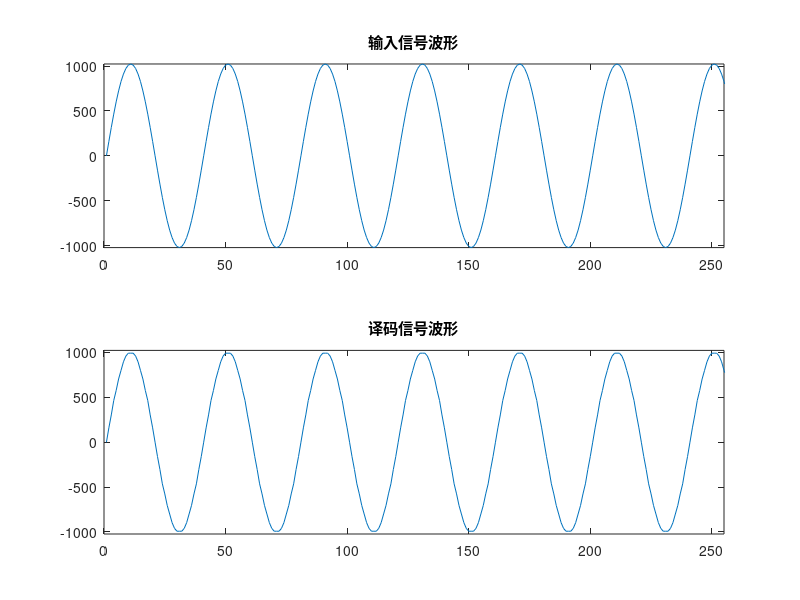

MATLAB code for this plot:
%%%%%%%%%%%%%%%%%%%%%%%%%%%%%%%%%%%%%%%%%%%%%%%%%%%%%%%%%%%%%%%%%%%%%%%%%%%%%%%%%%%%
% A律非均匀PCM编译码程序
%%%%%%%%%%%%%%%%%%%%%%%%%%%%%%%%%%%%%%%%%%%%%%%%%%%%%%%%%%%%%%%%%%%%%%%%%%%%%%%%%%%%
clc;
clear;

fs=32000;
LEN_SIG=1024;
t=1/fs*(0:LEN_SIG-1);

SCALE_SHIFT=10;
SCALE_PCM=2^SCALE_SHIFT-1;

LEN_VIEW=256;
View_X=[1:LEN_VIEW];

%---------------------------------------------------
%   Source Data
%---------------------------------------------------
SrcSignal=round(SCALE_PCM*sin(2*pi*800*t));  %  800Hz;
figure(1);
subplot(2,1,1);plot(View_X,SrcSignal(View_X));
axis([0 LEN_VIEW-1 -SCALE_PCM SCALE_PCM]);
title('输入信号波形');

%---------------------------------------------------
%   A律非均匀PCM编码
%---------------------------------------------------
for i = 1 : LEN_SIG
    if SrcSignal(i) > 0
        out(i,1) = 0 ;
    else 
        out(i,1) = 1 ;
    end
        
    if abs(SrcSignal(i)) >= 0 & abs(SrcSignal(i)) < 16
        out(i,2) = 0;
        out(i,3) = 0;
        out(i,4) = 0;
        step = 1;
        st = 0;
    elseif 16 <= abs(SrcSignal(i)) & abs(SrcSignal(i)) < 32 
        out(i,2) = 0;
        out(i,3) = 0;
        out(i,4) = 1;
        step = 1;
        st = 16;
    elseif 32 <= abs(SrcSignal(i)) & abs(SrcSignal(i)) < 64 
        out(i,2) = 0;
        out(i,3) = 1;
        out(i,4) = 0;
        step = 2;
        st = 32;
    elseif 64 <= abs(SrcSignal(i)) & abs(SrcSignal(i)) < 128 
        out(i,2) = 0;
        out(i,3) = 1;
        out(i,4) = 1;
        step = 4;
        st = 64;
    elseif 128 <= abs(SrcSignal(i)) & abs(SrcSignal(i)) < 256 
        out(i,2) = 1;
        out(i,3) = 0;
        out(i,4) = 0;
        step = 8;
        st = 128;
    elseif 256 <= abs(SrcSignal(i)) & abs(SrcSignal(i)) < 512
        out(i,2) = 1;
        out(i,3) = 0;
        out(i,4) = 1;
        step = 16;
        st = 256;
    elseif 512 <= abs(SrcSignal(i)) & abs(SrcSignal(i)) < 1024
        out(i,2) = 1;
        out(i,3) = 1;
        out(i,4) = 0;
        step = 32;
        st = 512;
    elseif 1024 <= abs(SrcSignal(i)) & abs(SrcSignal(i)) < 2048
        out(i,2) = 1;
        out(i,3) = 1;
        out(i,4) = 1;
        step = 64;
        st = 1024;
    else
        out(i,2) = 1;
        out(i,3) = 1;
        out(i,4) = 1;
        step = 64;
        st = 1024;
    end

    if abs(SrcSignal(i)) > 2048
        out(i,2:8) = [1 1 1 1 1 1 1];
    else
        tmp = floor((abs(SrcSignal(i)) - st)/step);
        t = dec2bin(tmp,4) - 48;
        out(i,5:8) = t(1:4)
    end
end

EncOut = reshape(out',1,8*LEN_SIG);



%---------------------------------------------------
%   A律非均匀PCM译码
%---------------------------------------------------
in = reshape(EncOut',8,LEN_SIG)';
slot(1) = 0;
slot(2) = 16;
slot(3) = 32;
slot(4) = 64;
slot(5) = 128;
slot(6) = 256;
slot(7) = 512;
slot(8) = 1024;

step(1) = 1;
step(2) = 1;
step(3) = 2;
step(4) = 4;
step(5) = 8;
step(6) = 16;
step(7) = 32;
step(8) = 64;

for i = 1 : LEN_SIG
    if in(i,1) == 0
        ss = 1;
    else
        ss = -1;
    end

    tmp = in(i,2) * 4 + in(i,3) * 2 + in(i,4) + 1;
    st = slot(tmp);
    dt = (in(i,5) * 8 + in(i,6) * 4 + in(i,7) * 2 + in(i,8)) * step(tmp);
    DecOut(i) = ss * (st + dt);
end

subplot(2,1,2);plot(View_X,DecOut(View_X));
axis([0 LEN_VIEW-1 -SCALE_PCM SCALE_PCM]);
title('译码信号波形')

%---------------------------------------------------
%           CCS_DSP Export 
%---------------------------------------------------

fid1 = fopen('PCM_SigIn.txt','W');
fprintf(fid1,'PCM_SigIn[%d] = { \r',LEN_VIEW);

for j = 1 : LEN_VIEW
    x = floor(SrcSignal(j));
    if(x >= 32767.0)
        x = 32767 ;
    elseif(x < -32768.0)
        x = - 32768 ;
    end

    fprintf(fid1,"%6d,",x);
    if((mod(j,8) == 0) && (j > 1))
        fprintf(fid1,'\r');
    end
end

fclose(fid1);
